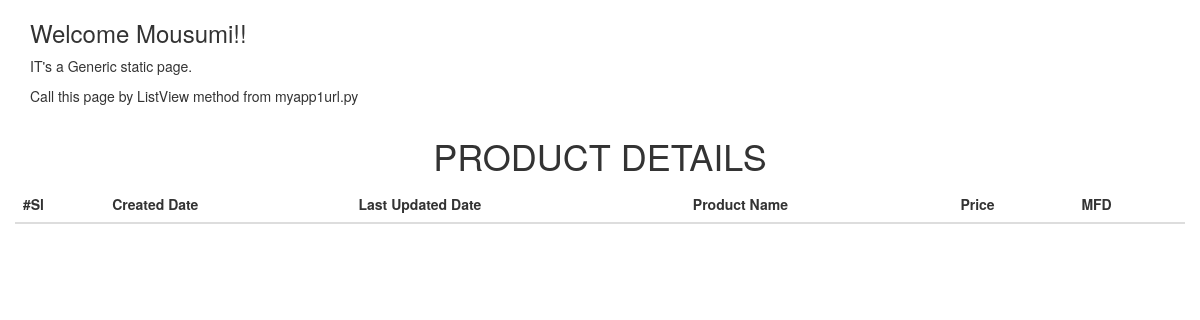
The app's page /myapp1/product-static-list/, older data.
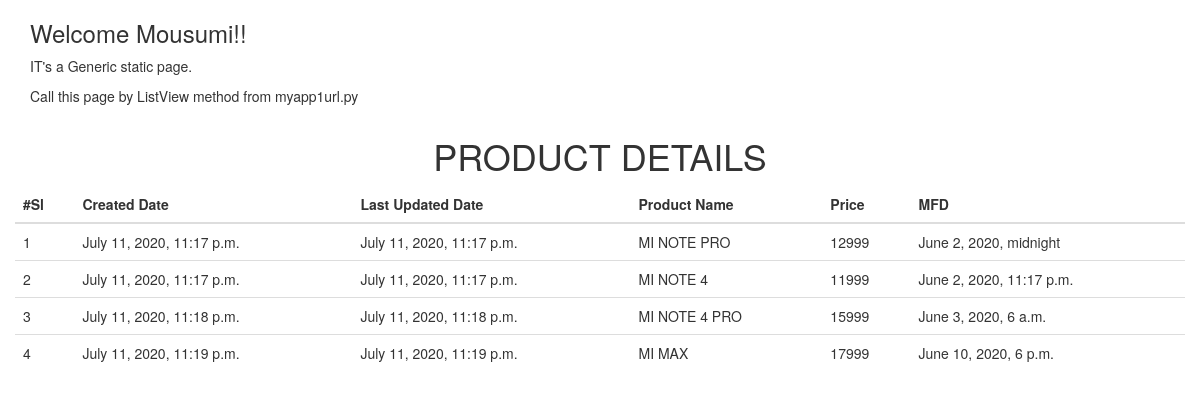
The same page, newer data.
### myapp1/models.py (models this page shows)
class Product(models.Model):
    product_name = models.CharField(max_length=100)
    price = models.CharField(max_length=100)
    mfd = models.DateTimeField(auto_now_add=False)
    created_at = models.DateTimeField(auto_now=True)
    updated_at = models.DateTimeField(auto_now_add=True)

### myapp1/templates/mousumi.html (shortened to what this page needs)
{% extends "layout/layout.html" %}
    {% block content %}
        <div class="container">
            <h3>Welcome Mousumi!!</h3>
            <p>IT's a Generic static page.</p>
            <p>Call this page by ListView method from myapp1url.py</p>
            <div class="row">
                <div class="col-md-12">
                    <div class="row">
                        <div class="col-md-12 text-center">
                            <h1>PRODUCT DETAILS</h1>
                        </div>
                    </div>
                    <div class="row">
                        <table style="border: darkred;" class="table table-hover table-border" id="producttbl" title="EVERY PRODUCT DETAILS">
                            <thead>
                                <tr>
                                    <th>#Sl</th>
                                    <th>Created Date</th>
                                    <th>Last Updated Date</th>
                                    <th>Product Name</th>
                                    <th>Price</th>
                                    <th>MFD</th>
                                </tr>
                            </thead>
                            <tbody>
                                {% for pd in products_list %}
                                <tr>
                                    <td>{{pd.id}}</td>
                                    <td>{{pd.created_at}}</td>
                                    <td>{{pd.updated_at}}</td>
                                    <td>{{pd.product_name|upper}}</td>
                                    <td>{{pd.price}}</td>
                                    <td>{{pd.mfd}}</td>
                                </tr>
                                {% endfor %}
                            </tbody>
                        </table>
                    </div>
                </div>
            </div>
        </div>
    {% endblock %}

Row changes from the older to the newer data that the page shows:
added Product: id "1", created_at "July 11, 2020, 11:17 p.m.", updated_at "July 11, 2020, 11:17 p.m.", product_name "MI NOTE PRO", price "12999", mfd "June 2, 2020, midnight"
added Product: id "2", created_at "July 11, 2020, 11:17 p.m.", updated_at "July 11, 2020, 11:17 p.m.", product_name "MI NOTE 4", price "11999", mfd "June 2, 2020, 11:17 p.m."
added Product: id "3", created_at "July 11, 2020, 11:18 p.m.", updated_at "July 11, 2020, 11:18 p.m.", product_name "MI NOTE 4 PRO", price "15999", mfd "June 3, 2020, 6 a.m."
added Product: id "4", created_at "July 11, 2020, 11:19 p.m.", updated_at "July 11, 2020, 11:19 p.m.", product_name "MI MAX", price "17999", mfd "June 10, 2020, 6 p.m."
